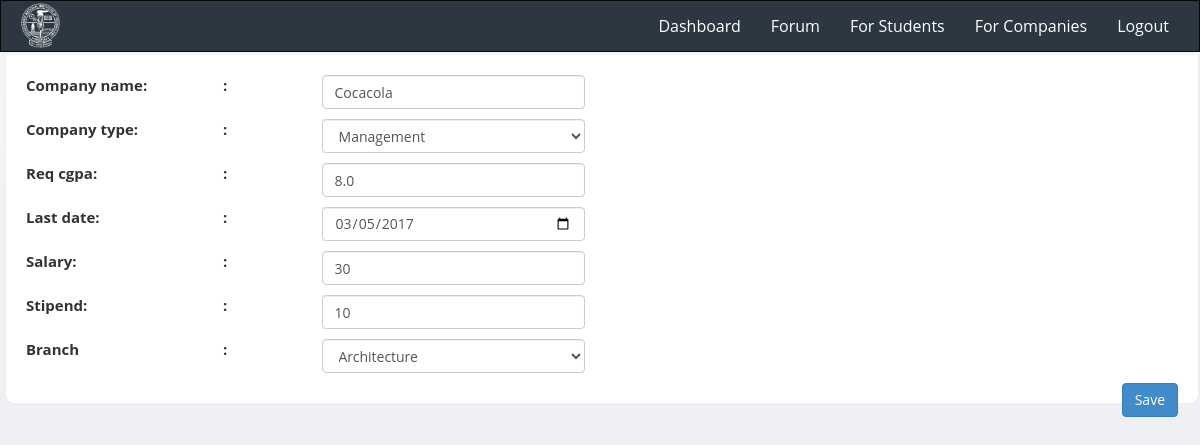
Page /admn/companies/16/ (signed in) on the committed database.
### dashboard/models.py (models this page shows, shortened)
class Companies(models.Model):
    BRANCHES = {
        ('CSE', 'Computer Science & Engineering'),
        ('MECH', 'Mechanical Engineering'),
        ('CHEM', 'Chemical Engineering'),
        ('CIV', 'Civil Engineering'),
        ('META', 'Metallurgy'),
        ('MIN', 'Mining'),
        ('ARCH', 'Architecture'),
        ('EEE', 'Electrical and Electronics Engineering'),
        ('ECE', 'Electronics and Communication Engineering'),
    }
    company_name = models.CharField(max_length=250)
    company_type = models.CharField(max_length=100)
    user = models.ManyToManyField(MyUser)
    req_cgpa = models.FloatField(max_length=5, null=True)
    last_date = models.DateField(null=True)
    salary = models.IntegerField(null=True)
    stipend = models.IntegerField(null=True)
    branch = models.CharField(max_length=100, blank=True)

### admn/views.py (the view)
# urls.py: url(r'^companies/(?P<company_id>[0-9]+)/$', views.edit_company, name="edit_companies"),
@login_required
def edit_company(request, company_id):
    form = CompanyChangeForm(data=request.POST, instance=Companies.objects.get(pk=company_id))
    if request.method == 'POST':
        if form.is_valid():
            user = form.save()
            user.save()
            msg = "Changes Saved."
            return render(request, 'admn/edit_company.html', {'msg': 'Changes Saved'})
    company = Companies.objects.get(pk=company_id)
    company.last_date = company.last_date.strftime('%Y-%m-%d')
    context = {
        'company': company,
        'form'      : form,
    }
    return render(request, 'admn/edit_company.html', context)

### admn/admin.py
class CompanyChangeForm(forms.ModelForm):
    class Meta:
        model = Companies
        fields = ('company_name', 'company_type', 'req_cgpa', 'last_date', 'salary', 'stipend', 'branch',)

### admn/templates/admn/edit_company.html (shortened to what this page needs)
{% extends 'admn/base.html' %}
{% block content %}
    <form action="" method="post" enctype="multipart/form-data">
                <div class="content-box-large box-with-header" id="info">
                    <div class="row">
                        <div class="col-xm-2 col-md-2">
                            <b><label for="id_company_name">Company name:</label></b>
                        </div>
                        <div class="col-xm-1 col-md-1">
                            <b>:</b>
                        </div>
                        <div class="col-xm-7 col-md-7">
                            <input id="id_company_name" class="form-control" style="width: 40%; display:inline-block; margin-bottom: 10px" maxlength="250"
                                   name="company_name" type="text" value="{{ company.company_name }}" required />
                        </div>
                    </div>
                    <div class="row">
                        <div class="col-xm-2 col-md-2">
                          <b><label for="id_company_type">Company type:</label></b>
                        </div>
                        <div class="col-xm-1 col-md-1">
                          <b>:</b>
                        </div>
                        <div class="col-xm-7 col-md-7">
                            <select class="form-control" style="margin-bottom: 10px; width: 40%;" id="id_branch" name="company_type" required>
                                        <option value="Management"
                                            {% if company.company_type == 'Management' %}
                                                selected
                                            {% endif %}
                                            >Management</option>
                            </select>
                        </div>
                    </div>
                    <div class="row">
                        <div class="col-xm-2 col-md-2">
                          <b><label for="id_req_cgpa">Req cgpa:</label></b>
                        </div>
                        <div class="col-xm-1 col-md-1">
                          <b>:</b>
                        </div>
                        <div class="col-xm-7 col-md-7">
                            <input id="id_req_cgpa" class="form-control" style="width: 40%; display:inline-block; margin-bottom: 10px"
                                   name="req_cgpa" step="any" type="number" value="{{ company.req_cgpa }}" required />
                        </div>
                    </div>
                    <div class="row">
                        <div class="col-xm-2 col-md-2">
                          <b><label for="id_last_date">Last date:</label></b>
                        </div>
                        <div class="col-xm-1 col-md-1">
                          <b>:</b>
                        </div>
                        <div class="col-xm-7 col-md-7">
                            <input id="id_last_date" class="form-control" style="width: 40%; display:inline-block; margin-bottom: 10px"
                                   name="last_date" type="date" value="{{ company.last_date }}" required />
                        </div>
                    </div>
                    <div class="row">
                        <div class="col-xm-2 col-md-2 ">
                            <b><label for="id_salary">Salary:</label></b>
                        </div>
                        <div class="col-xm-1 col-md-1">
                            <b>:</b>
                        </div>
                        <div class="col-xm-7 col-md-7">
                            <input id="id_salary" class="form-control" style="width: 40%; display:inline-block; margin-bottom: 10px"
                                   name="salary" type="number" value="{{ company.salary }}" required />
                        </div>
                    </div>
                    <div class="row">
                        <div class="col-xm-2 col-md-2 ">
                            <b><label for="id_salary">Stipend:</label></b>
                        </div>
                        <div class="col-xm-1 col-md-1">
                            <b>:</b>
                        </div>
                        <div class="col-xm-7 col-md-7">
                            <input id="id_stipend" class="form-control" style="width: 40%; display:inline-block; margin-bottom: 10px"
                                   name="stipend" type="number" value="{{ company.stipend }}" required />
                        </div>
                    </div>
                    <div class="row">
                        <div class="col-xm-2 col-md-2 ">
                            <b><label for="id_salary">Branch</label></b>
                        </div>
                        <div class="col-xm-1 col-md-1">
                            <b>:</b>
                        </div>
                        <div class="col-xm-7 col-md-7">
                            <select class="form-control" style="margin-bottom: 10px; width: 40%;" id="id_branch" name="branch" required>
                                        <option value="ARCH"
                                            {% if company.branch == 'ARCH' %}
                                                selected
                                            {% endif %}
                                            >Architecture</option>
                            </select>
                        </div>
                    </div>
                        <button class="btn btn-primary signup" type="submit" style="float: right">Save</button>
                    </div>
            </form>
{% endblock %}

### admn/static/admn/css/styles.css (style rules this page uses)
body,html { overflow-x: hidden; width: 100%; }
body { font-family: 'Open Sans', sans-serif; background-color: #f7f7f7; position: relative; margin: 0px; font-size: 12px; padding: 0px; }
#info { font-size: 15px; margin-top: 3px; margin-bottom: 0; margin-left: 5px; }
.content-box, .content-box-large { margin-bottom:30px; background:#fff; border-radius:10px; padding:10px; border-left:1px solid #eee; border-top:1px solid #eee; border-right:2px solid #eee; border-bottom:2px solid #eee; }
.content-box-large { padding: 20px; }
.box-with-header { border-top: none; border-top-left-radius:0px; border-top-right-radius:0px; }
.login-bg { background: rgba(255, 255, 255, 0); background: -webkit-linear-gradient(rgba(255, 255, 255, 0.3), rgba(255, 255, 255, 0)); background: -moz-linear-gradient(rgba(255, 255, 255, 0.3), rgba(255, 255, 255, 0)); background: -ms-linear-gradient(rgba(255, 255, 255, 0.3), rgba(255, 255, 255, 0)); background: -o-linear-gradient(rgba(255, 255, 255, 0.3), rgba(255, 255, 255, 0)); background: linear-gradient(rgba(255, 255, 255, 0.3), rgba(255, 255, 255, 0)); background-color: #eff0f3; background-repeat: no-repeat; height: 100%; }
body { background-color: #eff0f3; }

### rows in the picture
Companies: company_name "Cocacola", company_type "Management", req_cgpa "8.0", last_date "03/05/2017", salary "30", stipend "10", branch "Architecture"
